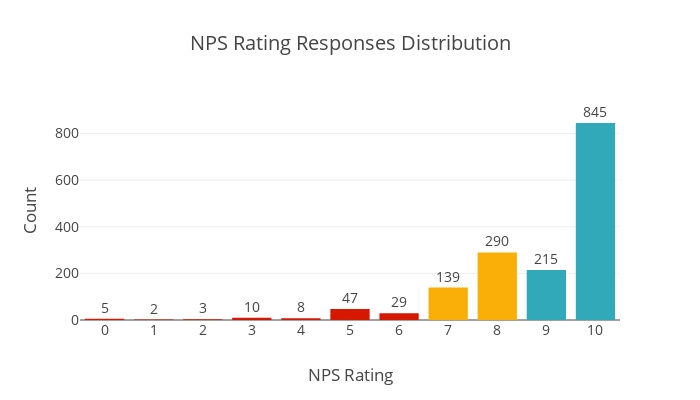

This figure's notebook cell:
### Markdown cell above
Recommendation Rating Distributions

### Code cell
nps_age=df[['github_age_in_days','Q5_Score']]
nps_age = nps_age.sort(['github_age_in_days'], ascending=1)
#nps_age=nps_age.reset_index()
nps_age = nps_age.dropna(subset=(['Q5_Score']))
dist_score = pd.DataFrame(nps_age.groupby(['Q5_Score']).count()).reset_index()
x = list(dist_score['Q5_Score'])
y=list(dist_score['github_age_in_days'])
data = [go.Bar(
    x=dist_score['Q5_Score'],
    y=dist_score['github_age_in_days'],
    marker=dict(color=['#D61800','#D61800','#D61800','#D61800','#D61800','#D61800',
                       '#D61800','#FAAF08','#FAAF08','#31A9B8','#31A9B8']),
)]
layout = go.Layout(
    title="NPS Rating Responses Distribution",
    xaxis=dict(title='NPS Rating',tickmode = 'linear', categoryorder='array', side='bottom',type="category"),
    width=700,
    height=400,
    autosize=False,
    #yaxis=dict ( tickmode = 'linear',autorange="reversed",type="category")
    yaxis=dict(
            title='Count'
        ),
    font=dict(size=14),
    annotations=[
        dict(x=xi,y=yi,
             text=str(yi),
             xanchor='center',
             yanchor='bottom',
             showarrow=False,
        ) for xi, yi in zip(x,y)]
)


fig = go.Figure(data=data,layout=layout)

iplot(fig,show_link=False)
#offline.plot(fig,image_height=500,image_width=850,image='png')
nps_hist = offline.plot(fig, include_plotlyjs=False, output_type='div',show_link=False,image_width=850, image_height=500)

### Figure 1 — Plotly figure (JSON) as saved in the notebook; plotly's stock layout.template omitted (floating-point values rounded to 4 significant figures)
{"data": [{"marker": {"color": ["#D61800", "#D61800", "#D61800", "#D61800", "#D61800", "#D61800", "#D61800", "#FAAF08", "#FAAF08", "#31A9B8", "#31A9B8"]}, "type": "bar", "x": [0, 1, 2, 3, 4, 5, 6, 7, 8, 9, 10], "y": [5, 2, 3, 10, 8, 47, 29, 139, 290, 215, 845]}], "layout": {"annotations": [{"showarrow": false, "text": "5", "x": 0, "xanchor": "center", "y": 5, "yanchor": "bottom"}, {"showarrow": false, "text": "2", "x": 1, "xanchor": "center", "y": 2, "yanchor": "bottom"}, {"showarrow": false, "text": "3", "x": 2, "xanchor": "center", "y": 3, "yanchor": "bottom"}, {"showarrow": false, "text": "10", "x": 3, "xanchor": "center", "y": 10, "yanchor": "bottom"}, {"showarrow": false, "text": "8", "x": 4, "xanchor": "center", "y": 8, "yanchor": "bottom"}, {"showarrow": false, "text": "47", "x": 5, "xanchor": "center", "y": 47, "yanchor": "bottom"}, {"showarrow": false, "text": "29", "x": 6, "xanchor": "center", "y": 29, "yanchor": "bottom"}, {"showarrow": false, "text": "139", "x": 7, "xanchor": "center", "y": 139, "yanchor": "bottom"}, {"showarrow": false, "text": "290", "x": 8, "xanchor": "center", "y": 290, "yanchor": "bottom"}, {"showarrow": false, "text": "215", "x": 9, "xanchor": "center", "y": 215, "yanchor": "bottom"}, {"showarrow": false, "text": "845", "x": 10, "xanchor": "center", "y": 845, "yanchor": "bottom"}], "autosize": false, "font": {"size": 14}, "height": 400, "title": "NPS Rating Responses Distribution", "width": 700, "xaxis": {"categoryorder": "array", "side": "bottom", "tickmode": "linear", "title": "NPS Rating", "type": "category"}, "yaxis": {"title": "Count"}}}
